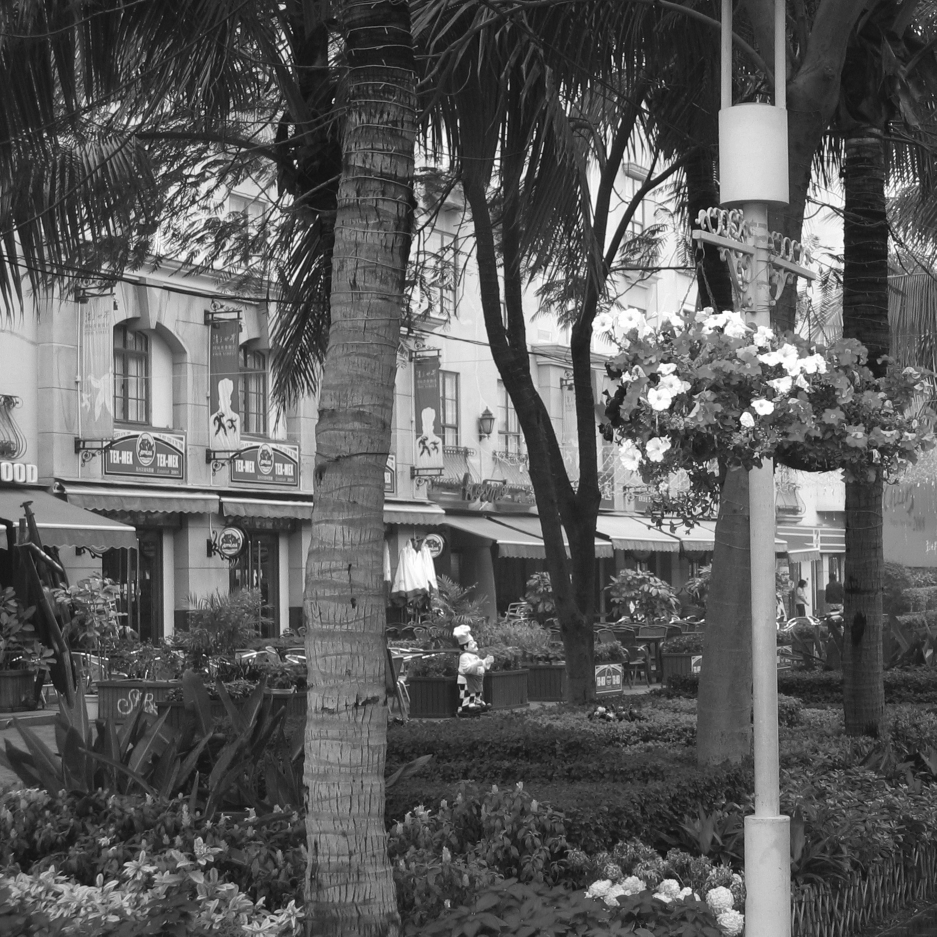
//> input picture АОЦД ЛР №1/main110.png, 1873 x 1873 px (shown at 1/2 size)
$ ./main   (built with g++ and OpenCV 4)
//> lines starting //> are read from the running program, lines starting //| are printed output that depends on the picture; after the words box and inside, x2 and y2 are one past the last pixel; in counts of white or black regions, pixels touching at a corner belong together
// [24 lines of commented-out code are left out]
#include "opencv2/imgcodecs.hpp"
#include "opencv2/highgui.hpp"
#include "opencv2/imgproc.hpp"
#include <iostream>
#include <chrono>

void CorrelationFunction();     // Функция кореляции

using namespace std;
using namespace cv;
using namespace chrono;

const int width = 700;      // Ширина окна
const int height = 700;     // Высота окна
const char* imgW = "Анализируемое";
const char* fragmentW = "Фрагмент";
const int step = 100;       // Шаг между метками

Mat img, fragment, img_res, img_resized, fragment_resized, fragment_res;    // Объявление матриц для хранения анализируемого изображения, искомого фрагмента, анализируемое изображение с найденным фрагментом, временная переменная img, временная переменная fragment, результат корреляции изображения соответственно.

int main()
{
    img = imread("C:/Users/79284/Desktop/Работы/7 семестр/(АОЦД) Алгоритмы обработки цифровых данных/АОЦД ЛР №1/main110.png", IMREAD_COLOR);
//> img is the input picture: 1873 rows x 1873 cols, CV_8UC3; min 2, max 255, mean 92.4
    fragment = imread("C:/Users/79284/Desktop/Работы/7 семестр/(АОЦД) Алгоритмы обработки цифровых данных/АОЦД ЛР №1/own_21.png", IMREAD_COLOR);
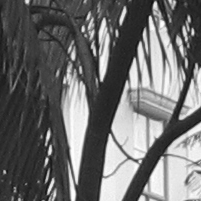
//> input picture АОЦД ЛР №1/own_21.png, 201 x 201 px
//> fragment is the input picture: 201 rows x 201 cols, CV_8UC3; min 17, max 255, mean 108.9

    namedWindow(imgW, WINDOW_AUTOSIZE);
    namedWindow(fragmentW, WINDOW_AUTOSIZE);

    CorrelationFunction();

    return 0;
}

void CorrelationFunction()
{
    resize(img, img_resized, Size(width, height), 0, 0, INTER_AREA);
    resize(fragment, fragment_resized, Size(fragment.cols * width / img.cols, fragment.rows * height / img.rows), 0, 0, INTER_AREA);
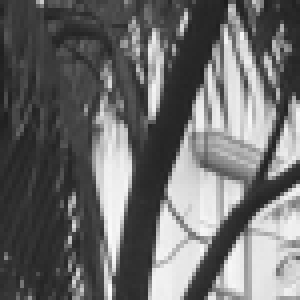
//> fragment_resized: 75 rows x 75 cols, CV_8UC3 (shown 4 times larger); min 27, max 250, mean 108.9

    img_resized.copyTo(img_res);
    fragment_res.create(img_resized.rows - fragment_resized.rows + 1, img_resized.cols - fragment_resized.cols + 1, CV_32FC1);

    auto start = chrono::steady_clock::now();
    matchTemplate(img_resized, fragment_resized, fragment_res, TM_CCORR_NORMED);
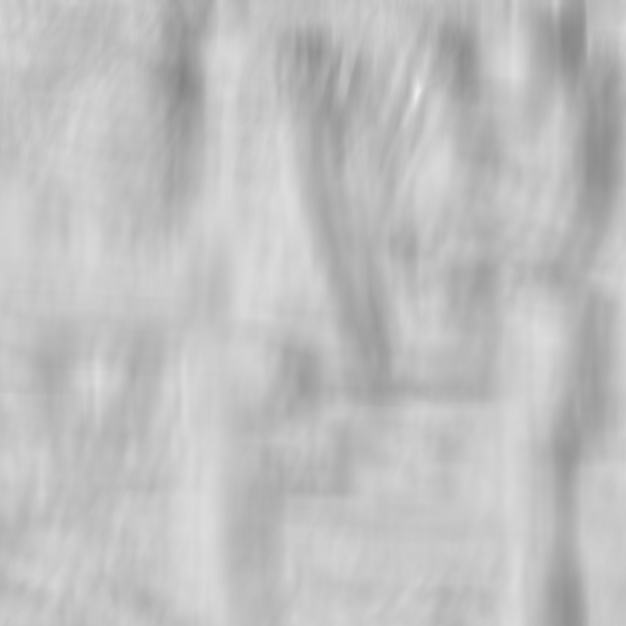
//> fragment_res: 626 rows x 626 cols, CV_32FC1; min 0.52, max 0.93, mean 0.753
    auto finish = chrono::steady_clock::now();
    cout << "\nTime: " << duration_cast<milliseconds>(finish - start).count() << " ms" << endl;

    Point maxLoc;
    minMaxLoc(fragment_res, 0, 0, 0, &maxLoc, Mat());
//> maxLoc = Point(416, 94)

    resize(fragment_res, fragment_res, img_resized.size(), 0, 0, INTER_LINEAR);
//> fragment_res: 700 rows x 700 cols, CV_32FC1

    // Добавляем метки по оси X
    for (int i = step; i < fragment_res.cols; i += step) {
        line(fragment_res, Point(i, 0), Point(i, fragment_res.rows), Scalar::all(255), 1);
        line(fragment_res, Point(i, 0), Point(i, 5), Scalar::all(0), 2);
        putText(fragment_res, to_string(i), Point(i - 15, 20), FONT_HERSHEY_SIMPLEX, 0.5, Scalar::all(0), 1.5);
    }
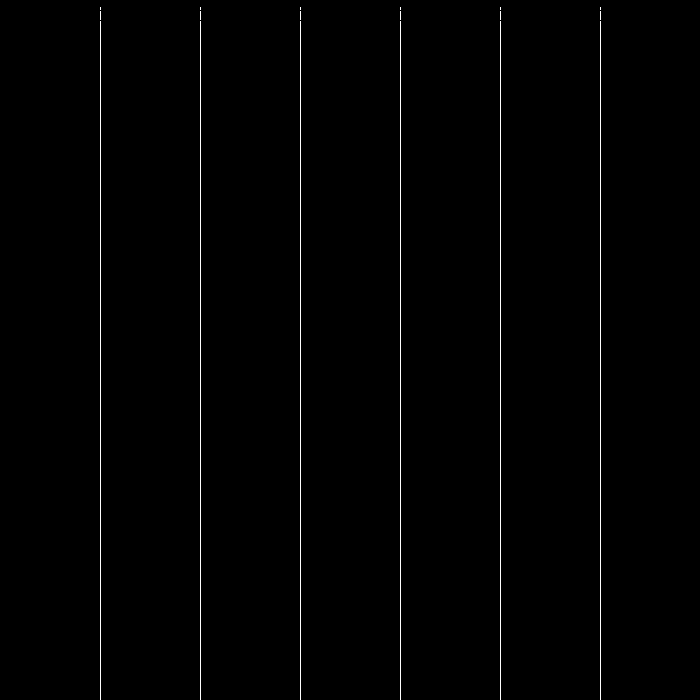
//> fragment_res: 700 rows x 700 cols, CV_32FC1; min 0, max 255, mean 2.9

    // Добавляем метки по оси Y
    for (int i = step; i < fragment_res.rows; i += step) {
        line(fragment_res, Point(0, i), Point(fragment_res.cols, i), Scalar::all(255), 1);
        line(fragment_res, Point(0, i), Point(5, i), Scalar::all(0), 2);
        putText(fragment_res, to_string(i), Point(10, i + 5), FONT_HERSHEY_SIMPLEX, 0.5, Scalar::all(0), 1.5);
    }
//> this loop made 6 passes
//> pass 1, in CorrelationFunction, `putText(fragment_res, to_string(i), Point(10, i + 5), FONT_HERSHEY_SIM..`:
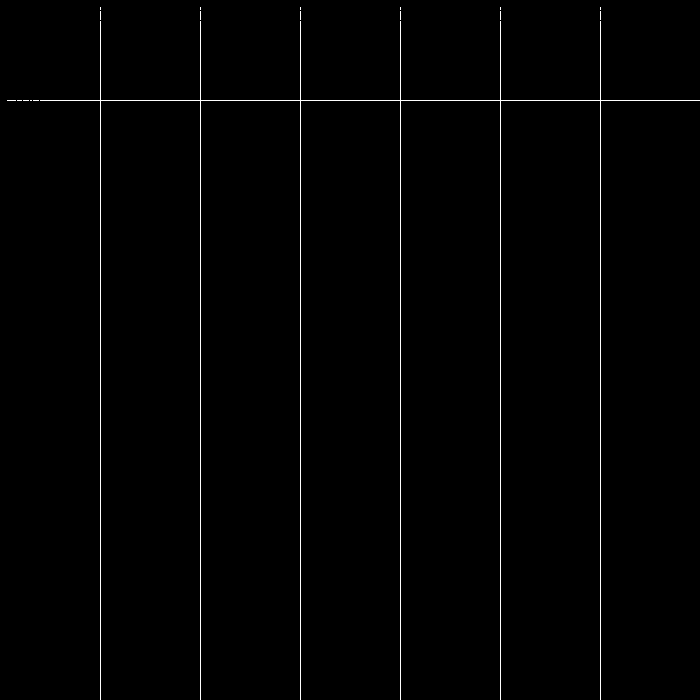
//> fragment_res: 700 rows x 700 cols, CV_32FC1; 0.16% of pixels changed, all inside (x1, y1, x2, y2) = (0, 95, 700, 106)
//> after the loop:
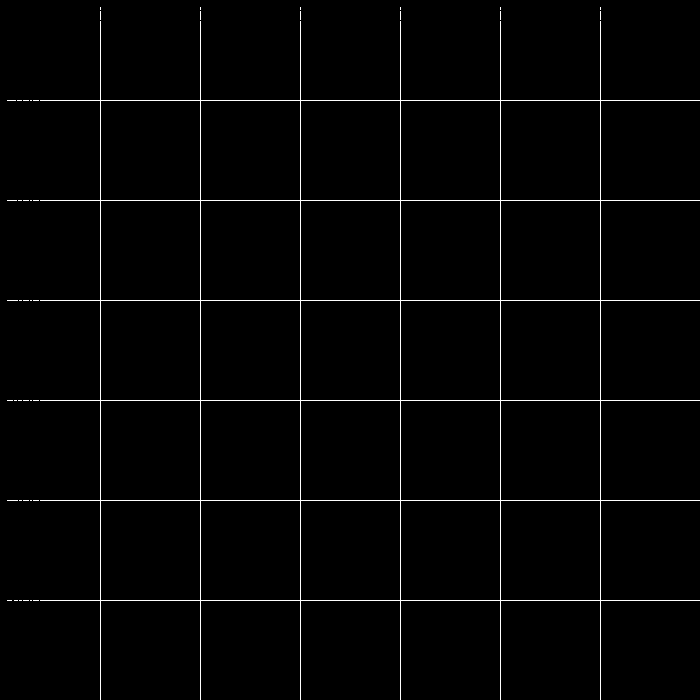
//> fragment_res: 700 rows x 700 cols, CV_32FC1; min 0, max 255, mean 5

    rectangle(img_res, maxLoc, Point(maxLoc.x + fragment_resized.cols, maxLoc.y + fragment_resized.rows), Scalar::all(0), 2, 8, 0);
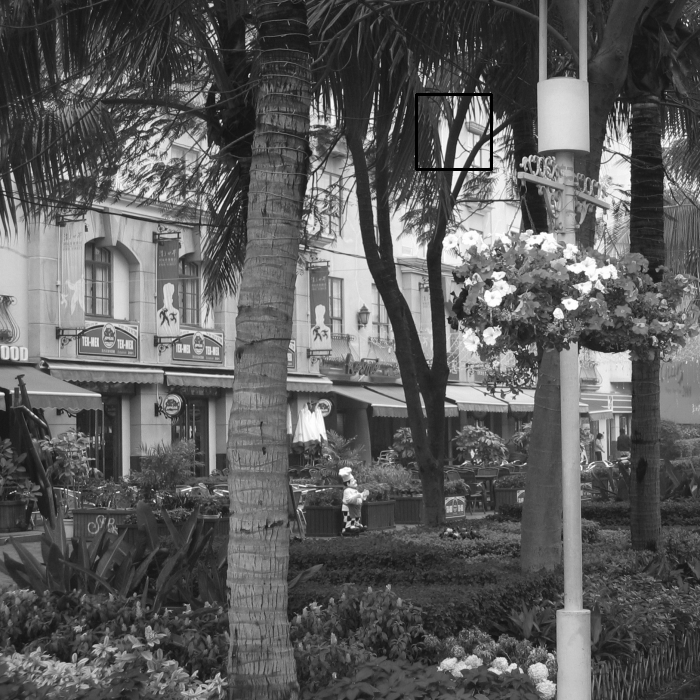
//> img_res: 700 rows x 700 cols, CV_8UC3; min 0, max 255, mean 92.2
    rectangle(fragment_res, maxLoc, Point(maxLoc.x + fragment_resized.cols, maxLoc.y + fragment_resized.rows), Scalar::all(0), 2, 8, 0);
//> fragment_res: 700 rows x 700 cols, CV_32FC1; 0.18% of pixels changed, all inside (x1, y1, x2, y2) = (415, 93, 493, 171)

    cout << "\nmaxLocX = " << maxLoc.x
        << "\nmaxLocY = " << maxLoc.y << endl;
//| maxLocX = 416
//| maxLocY = 94

    namedWindow(imgW, WINDOW_NORMAL);
    namedWindow(fragmentW, WINDOW_NORMAL);

    imshow(imgW, img_res);
    imshow(fragmentW, fragment_res);
    waitKey(0);
}
